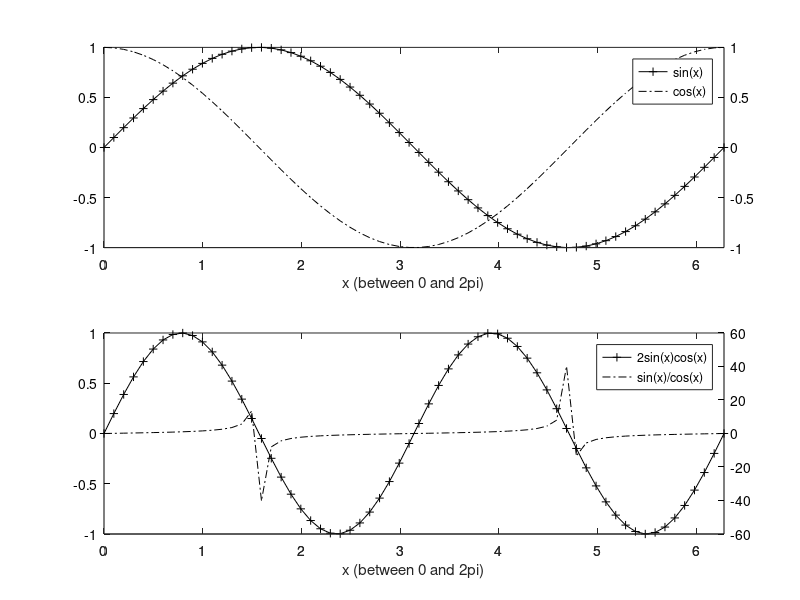

Write MATLAB code to recreate this figure.
% written for GNU octave, octave lacks yyaxis
function [] = Q2()
	fset = { (@(x) (sin(x))) (@(x) (cos(x))) (@(x) (2 .* sin(x) .* cos(x))) (@(x) (sin(x) ./ cos(x))) };
	label = { "sin(x)"; "cos(x)"; "2sin(x)cos(x)"; "sin(x)/cos(x)" };
	x = linspace(0, 2*pi, 64);
	dim = { 2, 1 };
	for i = 1:2
		subplot(dim{:}, i);
		args = { x; fset{-1 + 2 * i}(x); x; fset{2 * i}(x); (@(x, y) (plot(x, y, "k-+"))); (@(x, y) (plot(x, y, "k-.")))};
		plotyy(args{:});
		xlabel("x (between 0 and 2pi)");
		indices = [1, 2] + (2 * (i - 1));
		legend(label{indices});
		hold off;
	end
end
